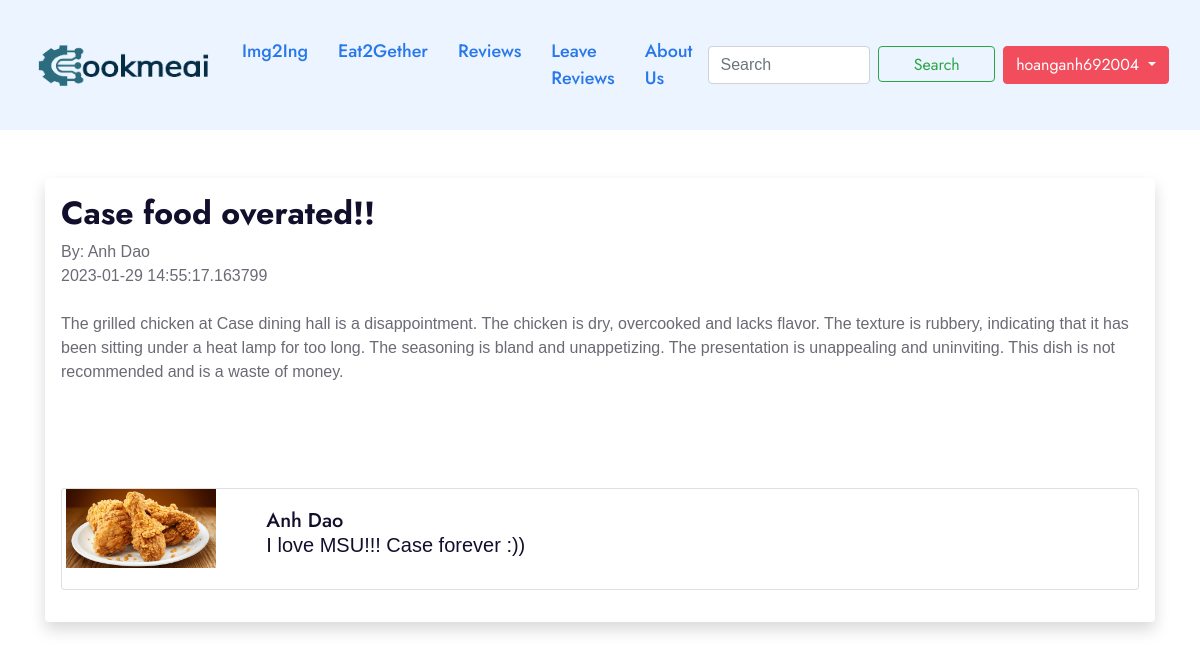
Screenshot of /posts/8 (signed in) with the database file from the repository.
### app.py (models this page shows, shortened)
class Users(db.Model, UserMixin):
    id = db.Column(db.Integer, primary_key=True)
    username = db.Column(db.String(20), nullable=False, unique = True)
    name = db.Column(db.String(200), nullable=False)
    email = db.Column(db.String(120), nullable=False, unique=True)
    about_author = db.Column(db.Text(500), nullable = True)
    profile_pic = db.Column(db.String(), nullable = True)
    date_added = db.Column(db.DateTime, default=datetime.utcnow)
    password_hash = db.Column(db.String(128))
    posts = db.relationship('Posts', backref='poster')
    @property
    def password(self):
        raise AttributeError('password is not a readable attribute!')

class Posts(db.Model):
    id = db.Column(db.Integer, primary_key=True)
    title = db.Column(db.String(255))
    content = db.Column(db.Text())
    date_posted = db.Column(db.DateTime, default=datetime.utcnow)
    slug = db.Column(db.String(255))
    poster_id = db.Column(db.Integer, db.ForeignKey('users.id'))

### app.py (the view)
@app.route('/posts/<int:id>')
def post(id):
    post = Posts.query.get_or_404(id)
    return render_template('post.html', post=post)

### forms.py
class SearchForm(FlaskForm):
    searched = StringField('Searched', validators=[DataRequired()])
    submit = SubmitField()

### app.py (called while the page is built)
@login_manager.user_loader
def load_user(user_id):
    return Users.query.get(int(user_id))

@app.context_processor
def base():
    form = SearchForm()
    return dict(form = form)

### templates/post.html (shortened to what this page needs)
{% extends 'base.html' %}
{% block content %}
<br><br>
<div class="shadow p-3 mb-5 bg-body rounded">
    <h2>{{ post.title }}</h2>
    By: {{ post.poster.name }} <br>
    {{ post.date_posted }}<br><br>
    {{ post.content|safe }} <br><br>
    <div class="card mb-3">
        <div class="row">
            <div class="col-md-2">
                {% if post.poster.profile_pic %}
                    <img src="{{ url_for('static', filename = 'images/' + current_user.profile_pic) }}" alt="" width="150px"
                    align="right">
                {% else %}
                <img src="{{ url_for('static', filename = 'images/avatar.png') }}" alt="" width="150px"
                align="right">
                {% endif %}
            </div>
            <div class="col-md-10">
                <div class="card-body">
                    <h5 class="card-title">
                        {{ post.poster.name }}
                        <p class="card-text">
                            {% if post.poster.about_author %}
                            {{ post.poster.about_author }}
                            {% else %}
                            Author has no profile yet...
                            {% endif %}
                        </p>
                    </h5>
                </div>
            </div>
        </div>
    </div>
</div>
{% endblock %}

### templates/navbar.html (shortened to what this page needs)
<nav class="navbar navbar-expand-lg navbar-light bg-light">
    <div class="container-fluid">
        <a class="navbar-brand" href="{{ url_for('index') }}"><img src="{{ url_for('static', filename='images/logo/cookmeai.png') }}" style="width: 180px"></a>
        <div class="collapse navbar-collapse" id="navbarSupportedContent">
            <ul class="navbar-nav me-auto mb-2 mb-lg-0">
                <li class="nav-item">
                    <a class="nav-link active" aria-current="page" href="{{ url_for('home') }}">Img2Ing</a>
                </li>
                <li class="nav-item">
                    <a class="nav-link active" aria-current="page" href="{{ url_for('eat2gether') }}">Eat2Gether</a>
                </li>
                <li class="nav-item">
                    <a class="nav-link active" aria-current="page" href="{{ url_for('posts') }}">Reviews</a>
                </li>
                <li class="nav-item">
                    <a class="nav-link active" aria-current="page" href="{{ url_for('add_post') }}">Leave Reviews</a>
                </li>
                <li class="nav-item">
                    <a class="nav-link active" aria-current="page" href="{{ url_for('aboutus') }}">About Us</a>
                </li>
            </ul>
            <form class="d-flex" method="POST" action="{{ url_for('search') }}">
                <input class="form-control me-2" type="search" placeholder="Search" aria-label="Search" name="searched">
                <button class="btn btn-outline-success" type="submit" style="height:36px;width:200px">Search</button>
            </form>
            <div class="dropdown">
                {% if current_user.is_authenticated %}
                <button class="btn btn-secondary dropdown-toggle" type="button" id="dropdownMenuButton1"
                    data-bs-toggle="dropdown" aria-expanded="false" style="margin-left:8px">
                    {{ current_user.username }}
                </button>
                {% endif %}
            </div>
        </div>
    </div>
</nav>

### rows the page displays
Users: username "hoanganh692004", profile_pic (picture)
Posts: title "Case food overated!!", date_posted "2023-01-29 14:55:17.163799", content "The grilled chicken at Case dining hall is a disappointment. The chicken is dry, overcooked and lacks flavor. The texture is rubbery, indicating that it has been sitting under a heat lamp for too long. The seasoning is bland and unappetizing. The presentation is unappealing and uninviting. This dish is not recommended and is a waste of money."
Users: poster.name "Anh Dao", poster.about_author "I love MSU!!! Case forever :))"
